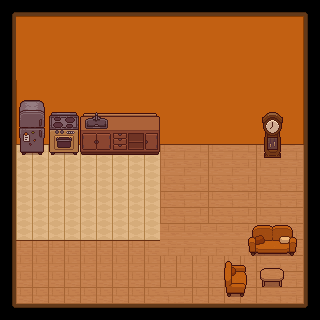

A level layout from a 2D game, rendered from its tile map. Below: a short description, then the map file with its tile-grid data intact:
An orthogonal 20x20 tile map with 16x16 px tiles, 2 tile layers (Tile Layer 1, Furniture), 2 tilesets and 9 objects.

<map version="1.10" tiledversion="1.10.0" orientation="orthogonal" renderorder="right-down" width="20" height="20" tilewidth="16" tileheight="16" infinite="0" nextlayerid="6" nextobjectid="27">
 <tileset firstgid="1" name="TopDownHouse_FloorsAndWalls" tilewidth="16" tileheight="16" tilecount="162" columns="18">
  <image source="../tilesets/TopDownHouse_FloorsAndWalls.png" width="288" height="144" />
 </tileset>
 <tileset firstgid="163" name="TopDownHouse_FurnitureState1" tilewidth="16" tileheight="16" tilecount="234" columns="13">
  <image source="../tilesets/TopDownHouse_FurnitureState1.png" width="208" height="288" />
 </tileset>
 <layer id="1" name="Tile Layer 1" width="20" height="20">
  <data encoding="csv">
1,6,6,6,6,6,6,6,6,6,6,6,6,6,6,6,6,6,6,18,
19,26,26,26,26,26,26,26,26,26,26,26,26,26,26,26,26,26,27,36,
19,44,44,44,44,44,44,44,44,44,44,44,44,44,44,44,43,43,45,36,
19,43,44,44,44,44,44,44,44,44,44,44,44,44,44,44,43,43,45,36,
19,43,44,44,44,43,43,43,43,43,43,43,43,43,43,43,43,43,45,36,
19,42,43,43,43,43,43,43,43,43,43,43,43,43,43,43,43,43,45,36,
19,42,43,43,43,43,43,43,43,43,43,43,43,43,43,43,43,43,45,36,
19,42,43,43,43,43,43,43,43,43,43,43,43,43,43,43,43,43,45,36,
19,42,43,43,43,43,43,43,43,43,43,43,43,43,43,43,43,43,45,90,
19,96,96,96,96,96,96,96,96,96,100,101,102,100,101,102,100,101,103,90,
19,114,114,114,114,114,114,114,114,114,118,119,120,118,119,120,118,119,121,90,
19,114,114,114,114,114,114,114,114,114,136,137,138,136,137,138,136,137,139,90,
19,114,114,114,114,114,114,114,114,114,136,137,138,136,137,138,136,137,139,90,
19,114,114,114,114,114,114,114,114,114,136,137,138,136,137,138,136,137,139,90,
19,114,114,114,114,114,114,114,114,114,120,120,120,120,120,120,119,119,139,90,
19,100,100,100,100,100,100,100,100,100,119,119,119,119,119,119,119,119,139,90,
19,118,118,118,118,118,118,118,118,118,118,118,118,118,118,118,136,137,139,90,
19,136,136,136,136,136,136,136,136,136,136,136,136,136,136,136,136,137,139,90,
19,136,136,136,136,136,136,136,136,136,137,138,136,136,136,136,136,137,139,90,
145,146,146,146,146,146,146,146,146,146,146,146,146,146,146,146,146,146,146,162
</data>
 </layer>
 <layer id="3" name="Furniture" width="20" height="20">
  <data encoding="csv">
0,0,0,0,0,0,0,0,0,0,0,0,0,0,0,0,0,0,0,0,
0,0,0,0,0,0,0,0,0,0,0,0,0,0,0,0,0,0,0,0,
0,0,0,0,0,0,0,0,0,0,0,0,0,0,0,0,0,0,0,0,
0,0,0,0,0,0,0,0,0,0,0,0,0,0,0,0,0,0,0,0,
0,0,0,0,0,0,0,0,0,0,0,0,0,0,0,0,0,0,0,0,
0,0,0,0,0,0,0,0,0,0,0,0,0,0,0,0,0,0,0,0,
0,321,322,0,0,0,0,0,0,0,0,0,0,0,0,0,0,0,0,0,
0,334,335,323,324,325,326,327,328,329,0,0,0,0,0,0,258,259,0,0,
0,347,348,336,337,338,339,340,341,342,0,0,0,0,0,0,271,272,0,0,
0,360,361,349,350,351,352,353,354,355,0,0,0,0,0,0,284,285,0,0,
0,0,0,0,0,0,0,0,0,0,0,0,0,0,0,0,0,0,0,0,
0,0,0,0,0,0,0,0,0,0,0,0,0,0,0,0,0,0,0,0,
0,0,0,0,0,0,0,0,0,0,0,0,0,0,0,0,0,0,0,0,
0,0,0,0,0,0,0,0,0,0,0,0,0,0,0,0,0,0,0,0,
0,0,0,0,0,0,0,0,0,0,0,0,0,0,0,298,299,300,301,0,
0,0,0,0,0,0,0,0,0,0,0,0,0,0,0,311,312,313,314,0,
0,0,0,0,0,0,0,0,0,0,0,0,0,0,265,266,194,195,0,0,
0,0,0,0,0,0,0,0,0,0,0,0,0,0,278,279,207,208,0,0,
0,0,0,0,0,0,0,0,0,0,0,0,0,0,291,292,0,0,0,0,
0,0,0,0,0,0,0,0,0,0,0,0,0,0,0,0,0,0,0,0
</data>
 </layer>
 <objectgroup id="5" name="objects">
  <object id="13" x="14" y="144" width="146" height="15" />
  <object id="14" x="160" y="128" width="96" height="16" />
  <object id="16" x="256" y="144" width="64" height="16" />
  <object id="17" x="304" y="160" width="16" height="144" />
  <object id="18" x="16" y="304" width="288" height="16" />
  <object id="19" x="0" y="160" width="16" height="144" />
  <object id="24" x="224" y="256" width="16" height="48" />
  <object id="25" x="240" y="224" width="16" height="32" />
  <object id="26" x="256" y="224" width="48" height="16" />
 </objectgroup>
</map>
